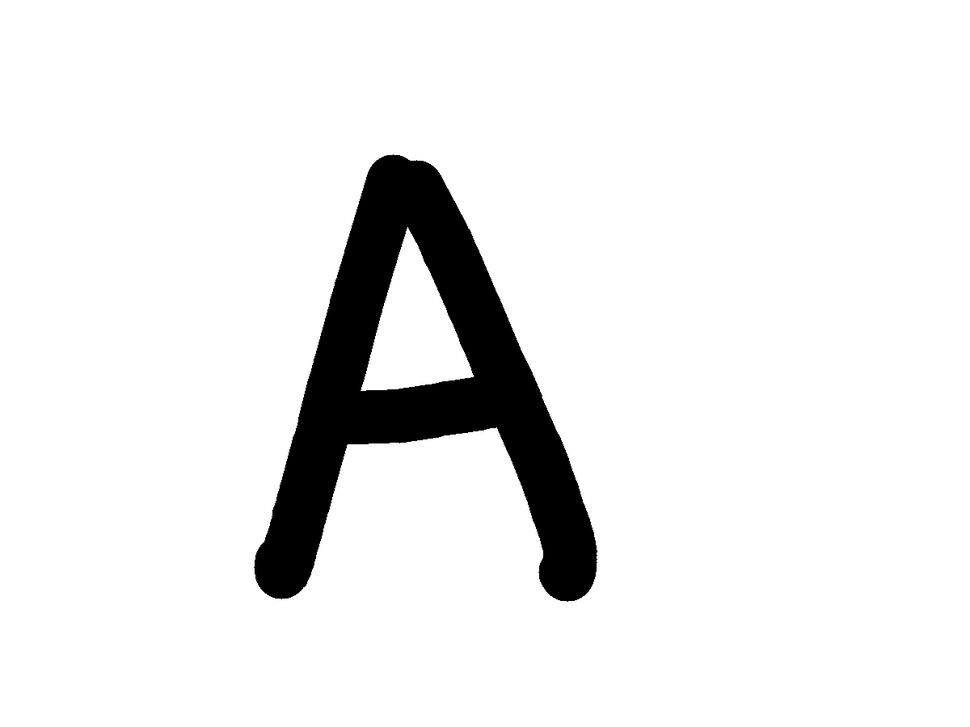
%> input picture MATLAB/img011-012.png, 970 x 727 px, shrunk from 1200 x 900 before the run
$ octave xihua.m   (GNU Octave 9; MATLAB toolbox functions it lacks are replaced by stand-ins)
%> lines starting %> are read from the running program, lines starting %| are printed output that depends on the picture; in (x1, y1, x2, y2) boxes, pixels count from 0 and x2, y2 are one past the last pixel; in counts of white or black regions, pixels touching at a corner belong together; the program's own positions count from 1

close all;clear all;clc;  %关闭所有图形窗口，清除工作空间所有变量，清空命令行
p=imread('img011-012.png');
%> p is the input picture: size 727x970x3 uint8; min 0, max 255, mean 235.2
p = rgb2gray(p);
%> p: size 727x970 uint8
I1  = imbinarize(p);
%> I1: size 727x970 logical; 92.2% white; 1 black region, box (x1, y1, x2, y2) and area: (254, 154, 597, 602) 54810
% I1 = p;
figure
I2=bwmorph(I1,'skel', Inf);
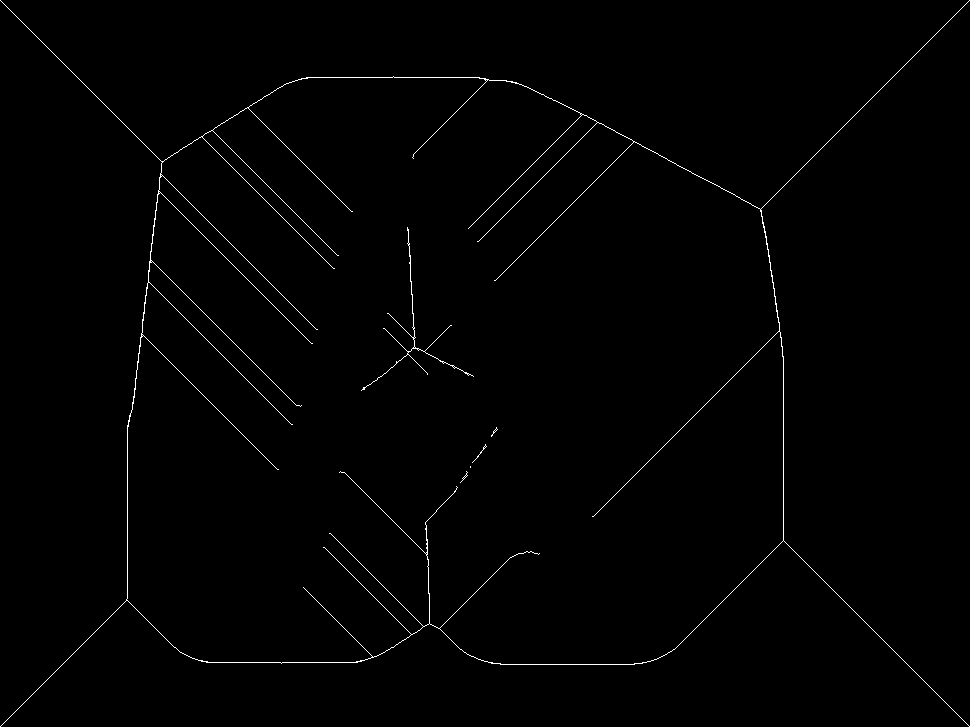
%> I2: size 727x970 logical; 0.79% white in thin lines or dots
imshow(I2);
figure
I3=bwmorph(I1,'thin',Inf);
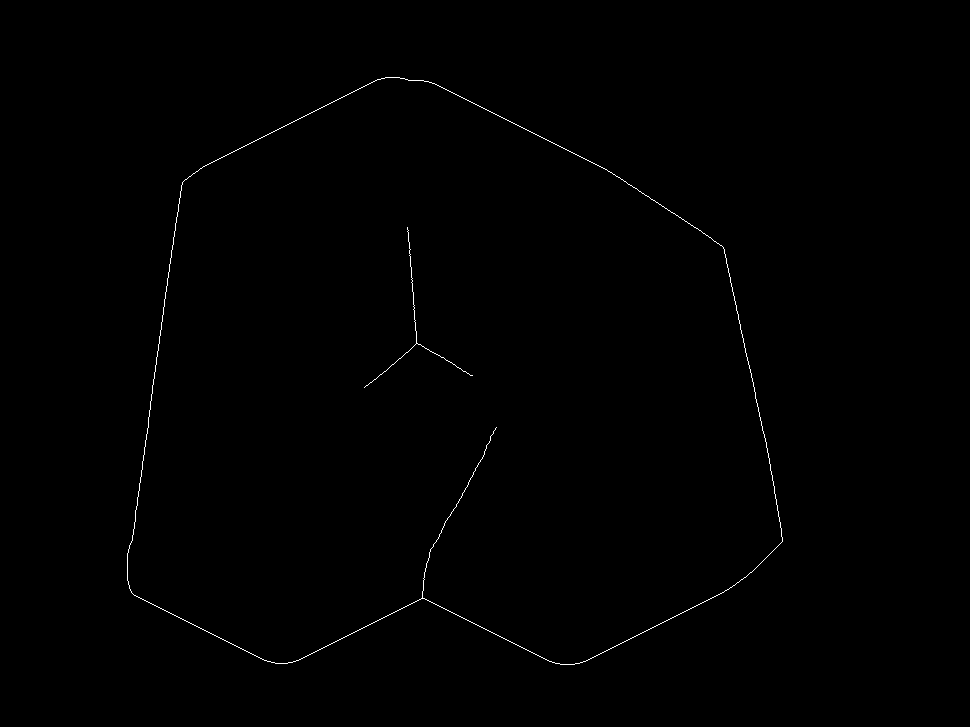
%> I3: size 727x970 logical; 0.33% white in thin lines or dots, all inside (x1, y1, x2, y2) = (127, 77, 783, 665)
imshow(I3);
